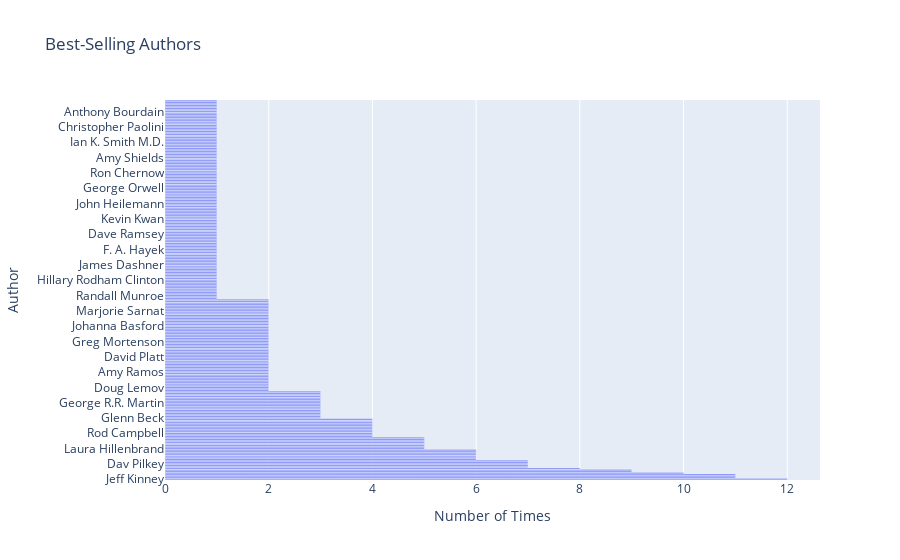

The notebook cell this image was saved under:
### Markdown cell above
The column "Number of Times" means that the number of times the author's work is in Top 50

### Code cell
fig = px.bar(popular_authors, y='Author', x='Number of Times',title="Best-Selling Authors")
fig.show()

### Figure 1 — Plotly figure (JSON) as saved in the notebook; plotly's stock layout.template omitted (floating-point values rounded to 4 significant figures; data arrays with more than 128 entries replaced by an {"elided": "..."} marker saying what was removed)
{"data": [{"alignmentgroup": "True", "hovertemplate": "Number of Times=%{x}<br>Author=%{y}<extra></extra>", "legendgroup": "", "marker": {"color": "#636efa", "pattern": {"shape": ""}}, "name": "", "offsetgroup": "", "orientation": "h", "showlegend": false, "textposition": "auto", "type": "bar", "x": {"elided": "248 int values"}, "xaxis": "x", "y": {"elided": "248 str values"}, "yaxis": "y"}], "layout": {"autosize": true, "barmode": "relative", "legend": {"tracegroupgap": 0}, "title": {"text": "Best-Selling Authors"}, "xaxis": {"anchor": "y", "autorange": true, "domain": [0, 1], "range": [0, 12.63], "title": {"text": "Number of Times"}, "type": "linear"}, "yaxis": {"anchor": "x", "autorange": true, "domain": [0, 1], "range": [-0.5, 247.5], "title": {"text": "Author"}, "type": "category"}}}
